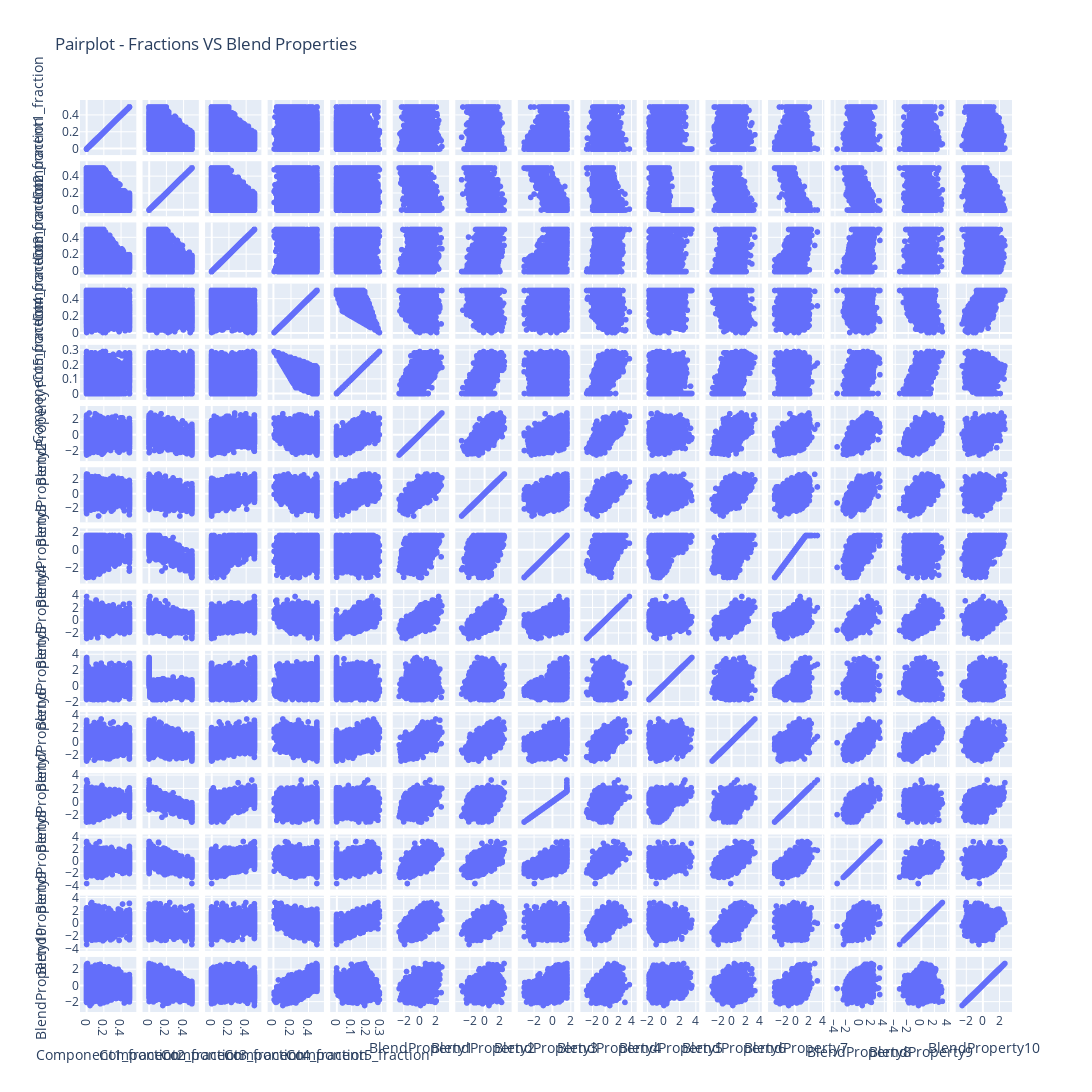

The notebook cell this image was saved under:
### Markdown cell above
Plot Insights:

- Fraction-to-Property Pathways
    - **Component fractions** (bottom-left) show **varied correlation patterns** with individual component properties
    - **Fraction influences** propagate through component properties to final blend properties
    - **Non-uniform influence patterns** - some fractions affect certain properties more than others

- Multicollinearity Issues:
    - **High correlations between blend properties** may cause multicollinearity in modeling
    - **Component properties within same component** show expected correlations
    - **Redundant features** likely present - feature selection needed

### Code cell
# blend properties vs components fraction pairplots
subset_cols = fraction_cols + blend_cols

fig = px.scatter_matrix(
    train_data[subset_cols],
    dimensions=subset_cols,
    title="Pairplot - Fractions VS Blend Properties"
)

fig.update_layout(
    width=1700,
    height=1400
)

### Figure 1 — Plotly figure (JSON) as saved in the notebook; plotly's stock layout.template omitted (floating-point values rounded to 4 significant figures; data arrays with more than 128 entries replaced by an {"elided": "..."} marker saying what was removed)
{"data": [{"dimensions": [{"axis": {"matches": true}, "label": "Component1_fraction", "values": {"elided": "2000 float values"}}, {"axis": {"matches": true}, "label": "Component2_fraction", "values": {"elided": "2000 float values"}}, {"axis": {"matches": true}, "label": "Component3_fraction", "values": {"elided": "2000 float values"}}, {"axis": {"matches": true}, "label": "Component4_fraction", "values": {"elided": "2000 float values"}}, {"axis": {"matches": true}, "label": "Component5_fraction", "values": {"elided": "2000 float values"}}, {"axis": {"matches": true}, "label": "BlendProperty1", "values": {"elided": "2000 float values"}}, {"axis": {"matches": true}, "label": "BlendProperty2", "values": {"elided": "2000 float values"}}, {"axis": {"matches": true}, "label": "BlendProperty3", "values": {"elided": "2000 float values"}}, {"axis": {"matches": true}, "label": "BlendProperty4", "values": {"elided": "2000 float values"}}, {"axis": {"matches": true}, "label": "BlendProperty5", "values": {"elided": "2000 float values"}}, {"axis": {"matches": true}, "label": "BlendProperty6", "values": {"elided": "2000 float values"}}, {"axis": {"matches": true}, "label": "BlendProperty7", "values": {"elided": "2000 float values"}}, {"axis": {"matches": true}, "label": "BlendProperty8", "values": {"elided": "2000 float values"}}, {"axis": {"matches": true}, "label": "BlendProperty9", "values": {"elided": "2000 float values"}}, {"axis": {"matches": true}, "label": "BlendProperty10", "values": {"elided": "2000 float values"}}], "hovertemplate": "%{xaxis.title.text}=%{x}<br>%{yaxis.title.text}=%{y}<extra></extra>", "legendgroup": "", "marker": {"color": "#636efa", "symbol": "circle"}, "name": "", "showlegend": false, "type": "splom"}], "layout": {"dragmode": "select", "height": 1400, "legend": {"tracegroupgap": 0}, "title": {"text": "Pairplot - Fractions VS Blend Properties"}, "width": 1700}}
